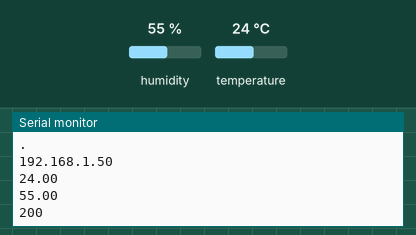
Recording of a program running on a simulated ESP8266 (NodeMCU). On the bench: the last lines printed to the serial monitor. The test bench sets the inputs (shaded band); at power-on: humidity 55 %, temperature 24 °C. WiFi joins after 1.5 s; servers stay silent unless stated; uploads are accepted with an empty reply.

Above: at 3.2 s.
3.3 s: humidity set to 22 %
At 8.3 s:
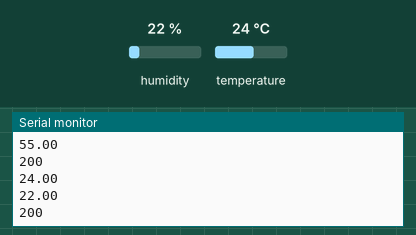
9.1 s: temperature set to 12 °C
At 13.1 s:
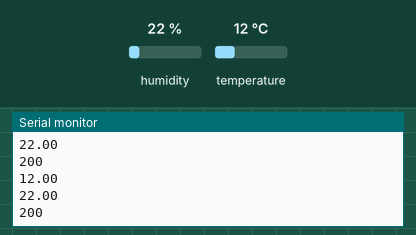
14.9 s: humidity set to 40 %
At 19.1 s:
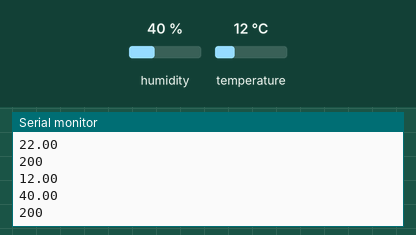
Timing chart, 0 to 20.6 s (numbered marks = the images above; inputs shaded):
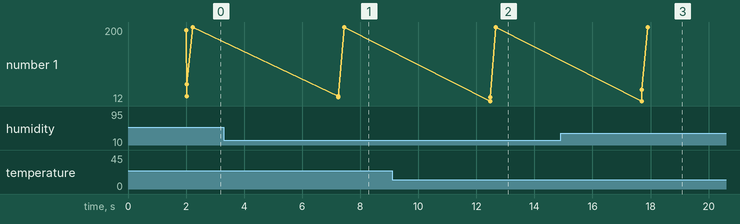

Measured:
- after the input at 3.3 s, the serial monitor: prints a new line after 3.9 s (image 1)
- after the input at 9.1 s, the serial monitor: prints a new line after 3.4 s (image 2)
- after the input at 14.9 s, the serial monitor: prints a new line after 2.8 s (image 3)

The program:

main.cpp
```cpp
// Import required libraries
#include <Arduino.h>
#include <ESP8266WiFi.h>
#include <Hash.h>
#include <DHT.h>
#include <Adafruit_Sensor.h>
#include <ESP8266HTTPClient.h>

// Replace with your network credentials
const char *ssid = "ssid";
const char *password = "passwd";

#define DHTPIN 12 // Digital pin connected to the DHT sensor - GPIO12 = D6

// Uncomment the type of sensor in use:
#define DHTTYPE DHT11 // DHT 11
//#define DHTTYPE    DHT22     // DHT 22 (AM2302)
//#define DHTTYPE    DHT21     // DHT 21 (AM2301)

DHT dht(DHTPIN, DHTTYPE);

// current temperature & humidity, updated in loop()
float t = 0.0;
float h = 0.0;

String processor(const String &var)
{
  //Serial.println(var);
  if (var == "TEMPERATURE")
  {
    return String(t);
  }
  else if (var == "HUMIDITY")
  {
    return String(h);
  }
  return String();
}

void setup()
{
  // Serial port for debugging purposes
  Serial.begin(115200);
  dht.begin();

  // Connect to Wi-Fi
  WiFi.begin(ssid, password);
  Serial.println("Connecting to WiFi");
  while (WiFi.status() != WL_CONNECTED)
  {
    delay(1000);
    Serial.println(".");
  }

  // Print ESP8266 Local IP Address
  Serial.println(WiFi.localIP());

}

//=======================================================================
//                    Main Program Loop
//=======================================================================
void loop()
{
  HTTPClient http; //Declare object of class HTTPClient

  String temp, hum, URL, postData;
  URL = "http://192.168.2.100/storeData";

  // Read temperature as Celsius (the default)
  float newT = dht.readTemperature();
  // Read temperature as Fahrenheit (isFahrenheit = true)
  //float newT = dht.readTemperature(true);
  // if temperature read failed, don't change t value
  if (isnan(newT))
  {
    Serial.println("Failed to read from DHT sensor!");
  }
  else
  {
    t = newT;
    Serial.println(t);
  }
  // Read Humidity
  float newH = dht.readHumidity();
  // if humidity read failed, don't change h value
  if (isnan(newH))
  {
    Serial.println("Failed to read from DHT sensor!");
  }
  else
  {
    h = newH;
    Serial.println(h);
  }

  temp = String(t); //String to interger conversion
  hum = String(h);
  //Post Data
  //postData = "temperature=" + t + "&humidity=" + h;
  postData = "temperature=" + temp + "&humidity=" + hum;

  http.begin(URL);           //Specify request destination
  http.addHeader("Content-Type", "application/x-www-form-urlencoded"); //Specify content-type header

  int httpCode = http.POST(postData); //Send the request
  String payload = http.getString();  //Get the response payload

  Serial.println(httpCode); //Print HTTP return code
  Serial.println(payload);  //Print request response payload

  http.end(); //Close connection

  delay(5000); //Post Data at every 5 seconds
}
```
